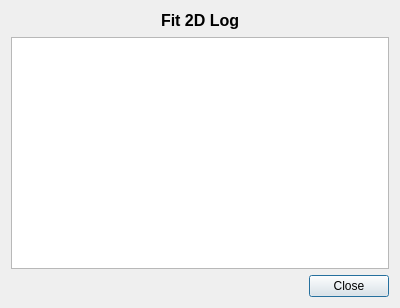
<?xml version="1.0" encoding="UTF-8"?>
<ui version="4.0">
 <class>Fit2DLogDialogClass</class>
 <widget class="QDialog" name="Fit2DLogDialogClass">
  <property name="geometry">
   <rect>
    <x>0</x>
    <y>0</y>
    <width>400</width>
    <height>308</height>
   </rect>
  </property>
  <property name="font">
   <font>
    <pointsize>9</pointsize>
   </font>
  </property>
  <property name="windowTitle">
   <string>Fit2DLogDialog</string>
  </property>
  <layout class="QVBoxLayout" name="verticalLayout">
   <item>
    <layout class="QHBoxLayout" name="horizontalLayout">
     <item>
      <spacer name="horizontalSpacer">
       <property name="orientation">
        <enum>Qt::Horizontal</enum>
       </property>
       <property name="sizeHint" stdset="0">
        <size>
         <width>40</width>
         <height>20</height>
        </size>
       </property>
      </spacer>
     </item>
     <item>
      <widget class="QLabel" name="label">
       <property name="font">
        <font>
         <pointsize>12</pointsize>
         <weight>75</weight>
         <bold>true</bold>
        </font>
       </property>
       <property name="text">
        <string>&lt;font color='black'&gt;Fit 2D Log&lt;/font&gt;</string>
       </property>
      </widget>
     </item>
     <item>
      <spacer name="horizontalSpacer_2">
       <property name="orientation">
        <enum>Qt::Horizontal</enum>
       </property>
       <property name="sizeHint" stdset="0">
        <size>
         <width>40</width>
         <height>20</height>
        </size>
       </property>
      </spacer>
     </item>
    </layout>
   </item>
   <item>
    <widget class="QTextEdit" name="logTextEdit">
     <property name="toolTip">
      <string>Log of most recent 2D fit.</string>
     </property>
     <property name="readOnly">
      <bool>true</bool>
     </property>
    </widget>
   </item>
   <item>
    <layout class="QHBoxLayout" name="horizontalLayout_2">
     <item>
      <spacer name="horizontalSpacer_3">
       <property name="orientation">
        <enum>Qt::Horizontal</enum>
       </property>
       <property name="sizeHint" stdset="0">
        <size>
         <width>40</width>
         <height>20</height>
        </size>
       </property>
      </spacer>
     </item>
     <item>
      <widget class="QPushButton" name="closeButton">
       <property name="font">
        <font>
         <pointsize>9</pointsize>
        </font>
       </property>
       <property name="toolTip">
        <string>Close this dialog.</string>
       </property>
       <property name="text">
        <string>Close</string>
       </property>
      </widget>
     </item>
    </layout>
   </item>
  </layout>
 </widget>
 <layoutdefault spacing="6" margin="11"/>
 <resources/>
 <connections/>
</ui>
